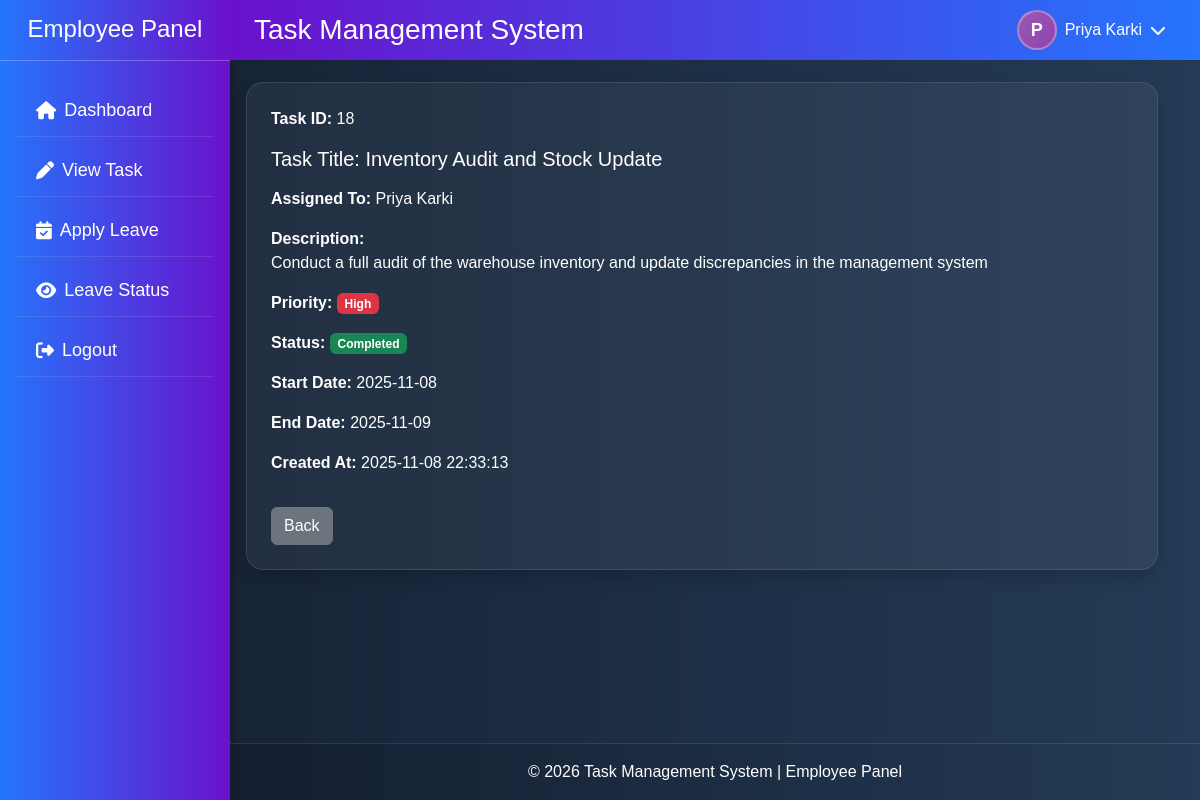
The app's page /user/task/task_view.php?id=18 (signed in) with its own data.
### tables this page shows
CREATE TABLE `task_assign` (
  `record_id` int(11) NOT NULL,
  `task_id` int(11) DEFAULT NULL,
  `users_id` int(11) DEFAULT NULL,
  `status` varchar(50) DEFAULT NULL
);

CREATE TABLE `task_manage` (
  `task_id` int(11) NOT NULL,
  `task_title` varchar(255) DEFAULT NULL,
  `task_description` text DEFAULT NULL,
  `created_date` datetime DEFAULT NULL,
  `users_id` int(11) DEFAULT NULL,
  `start_date` date DEFAULT NULL,
  `end_date` date DEFAULT NULL,
  `priority` varchar(50) DEFAULT NULL
);

CREATE TABLE `users` (
  `users_id` int(11) NOT NULL,
  `profile_photo` varchar(255) DEFAULT 'default.png',
  `fullname` varchar(100) DEFAULT NULL,
  `username` varchar(100) DEFAULT NULL,
  `email` varchar(100) DEFAULT NULL,
  `mobile` varchar(15) DEFAULT NULL,
  `password` varchar(255) DEFAULT NULL,
  `role` enum('admin','staff') NOT NULL DEFAULT 'staff',
  `created_at` datetime DEFAULT NULL,
  `last_login` datetime DEFAULT NULL
);

### user/task/task_view.php (the view, shortened to what this page needs)
<?php
$user_id = intval($_SESSION['users_id']);
$filter_task_id = isset($_GET['id']) ? intval($_GET['id']) : null;
if ($filter_task_id) {
  $detailQuery = "
    SELECT
      ta.record_id,
      ta.task_id,
      ta.status,
      tm.task_title,
      tm.task_description,
      tm.created_date,
      tm.start_date,
      tm.end_date,
      tm.priority,
      u.fullname
    FROM task_assign ta
    JOIN task_manage tm ON ta.task_id = tm.task_id
    JOIN users u ON ta.users_id = u.users_id
    WHERE ta.users_id = $user_id AND ta.task_id = $filter_task_id
    ORDER BY ta.record_id DESC
    LIMIT 1
  ";
  $detailResult = mysqli_query($conn, $detailQuery);
  $task = $detailResult ? mysqli_fetch_assoc($detailResult) : null;
?>
<div class="container mt-4" >
  <h3 class="text-center mb-4">Task Details</h3>
  <?php if ($task) { ?>
    <div class="card shadow p-4" style="margin-left: 204px; ">
      <p><strong>Task ID:</strong> <?php echo (int)$task['task_id']; ?></p>
      <h5 class="mb-3">Task Title: <?php echo htmlspecialchars($task['task_title']); ?></h5>
      <p><strong>Assigned To:</strong> <?php echo htmlspecialchars($task['fullname']); ?></p>
      <p><strong>Description:</strong><br><?php echo nl2br(htmlspecialchars($task['task_description'])); ?></p>
      <p><strong>Priority:</strong>
        <?php
          if ($task['priority'] == 'High') {
            echo '<span class="badge bg-danger">High</span>';
          } elseif ($task['priority'] == 'Medium') {
            echo '<span class="badge bg-warning text-dark">Medium</span>';
          } elseif ($task['priority'] == 'Low') {
            echo '<span class="badge bg-success">Low</span>';
          } else {
            echo '-';
          }
        ?>
      </p>
      <p><strong>Status:</strong>
        <?php
          if ($task['status'] == 'Not Started') {
            echo '<span class="badge bg-secondary">Not Started</span>';
          } elseif ($task['status'] == 'In Progress') {
            echo '<span class="badge bg-primary">In Progress</span>';
          } elseif ($task['status'] == 'Completed') {
            echo '<span class="badge bg-success">Completed</span>';
          } elseif ($task['status'] == 'On Hold') {
            echo '<span class="badge bg-warning text-dark">On Hold</span>';
          } elseif ($task['status'] == 'Cancelled') {
            echo '<span class="badge bg-danger">Cancelled</span>';
          } elseif ($task['status'] == 'Pending') {
            echo '<span class="badge bg-info text-dark">Pending</span>';
          } else {
            echo '-';
          }
        ?>
      </p>
      <p><strong>Start Date:</strong> <?php echo htmlspecialchars($task['start_date']); ?></p>
      <p><strong>End Date:</strong> <?php echo htmlspecialchars($task['end_date']); ?></p>
      <p><strong>Created At:</strong> <?php echo htmlspecialchars($task['created_date']); ?></p>
      <div class="mt-3">
        <a href="task_manage.php" class="btn btn-secondary">Back</a>
      </div>
    </div>
  <?php } ?>
</div>
<?php
  exit;
}
?>

### assets/css/style.css (style rules this page uses)
html, body { height: 100%; margin: 0; padding: 0; }
body { display: flex; flex-direction: column; min-height: 100vh; padding: 0; font-family: Arial, sans-serif; background: linear-gradient(to right, #141e30, #243b55); color: white; position: relative; }
.card { background: rgba(255, 255, 255, 0.05) !important; border: 1px solid rgba(255, 255, 255, 0.1); box-shadow: 0 4px 20px rgba(0, 0, 0, 0.2); border-radius: 17px; color: white; box-shadow: 0 0.125rem 0.25rem rgba(0, 0, 0, 0.075); margin-bottom: 1rem; }

### records on screen
task_assign: task "18", task.task_title "Inventory Audit and Stock Update", users.fullname "Priya Karki", task.task_description "Conduct a full audit of the warehouse inventory and update discrepancies in the management system", task.start_date "2025-11-08", task.end_date "2025-11-09", task.created_date "2025-11-08 22:33:13"

### other values on screen
$firstLetter "P"
$loggedInName "Priya Karki"
